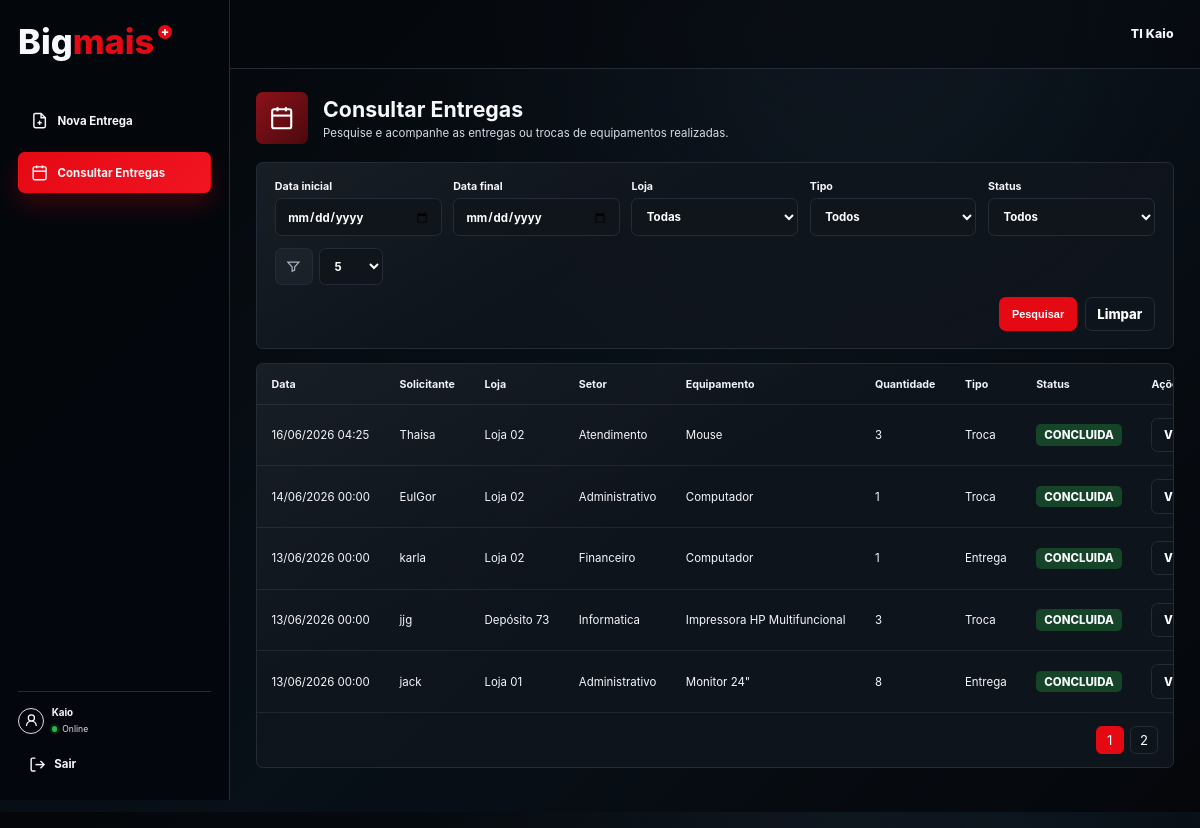
Screenshot of /tecnico/consultar_entregas.php (signed in) with the database file from the repository.
### tables this page shows
CREATE TABLE `movimentacoes` (
  `id` int(11) NOT NULL AUTO_INCREMENT,
  `tipo` varchar(50) NOT NULL,
  `produto_id` int(11) DEFAULT NULL,
  `item_id` int(11) DEFAULT NULL,
  `loja_id` int(11) DEFAULT NULL,
  `setor_id` int(11) DEFAULT NULL,
  `funcionario_id` int(11) DEFAULT NULL,
  `solicitante_nome` varchar(150) DEFAULT NULL,
  `quantidade` int(11) NOT NULL DEFAULT 1,
  `status` varchar(30) NOT NULL DEFAULT 'Pendente',
  `justificativa` text DEFAULT NULL,
  `usuario_id` int(11) NOT NULL,
  `descricao` text DEFAULT NULL,
  `data_movimentacao` datetime DEFAULT current_timestamp(),
  `data_conclusao` datetime DEFAULT NULL,
  PRIMARY KEY (`id`)
);

### tecnico/consultar_entregas.php (the view, shortened to what this page needs)
<?php
$pdo = getConnection();
$idUsuario = (int) ($_SESSION['id_usuario'] ?? 0);
$nomeUsuario = (string) ($_SESSION['nome'] ?? 'Usuário');
function e(?string $value): string
{
    return htmlspecialchars((string) $value, ENT_QUOTES, 'UTF-8');
}
function dataBr(?string $data): string
{
    $timestamp = strtotime($data);
    return $timestamp ? date('d/m/Y H:i', $timestamp) : '-';
}
$dataInicial = trim((string) ($_GET['data_inicial'] ?? ''));
$dataFinal = trim((string) ($_GET['data_final'] ?? ''));
$limitesPermitidos = [5, 10, 20, 30, 50];
$porPagina = (int) ($_GET['limite'] ?? 5);
$porPagina = in_array($porPagina, $limitesPermitidos, true) ? $porPagina : 5;
$pagina = max(1, (int) ($_GET['pagina'] ?? 1));
$where = ['m.usuario_id = :usuario_id'];
$params = [':usuario_id' => $idUsuario];
$sqlBase = '
    FROM movimentacoes m
    LEFT JOIN lojas l ON l.id = m.loja_id
    LEFT JOIN setores s ON s.id = m.setor_id
    LEFT JOIN produtos p ON p.id = m.produto_id
    WHERE ' . implode(' AND ', $where);
$countStmt = $pdo->prepare('SELECT COUNT(*) ' . $sqlBase);
$countStmt->execute($params);
$totalRegistros = (int) $countStmt->fetchColumn();
$totalPaginas = max(1, (int) ceil($totalRegistros / $porPagina));
$pagina = min($pagina, $totalPaginas);
$offset = ($pagina - 1) * $porPagina;
$stmt = $pdo->prepare('
    SELECT
        m.id,
        m.data_movimentacao,
        m.solicitante_nome,
        m.quantidade,
        m.tipo,
        m.status,
        m.justificativa,
        m.descricao,
        COALESCE(l.nome, "-") AS loja,
        COALESCE(s.nome, "-") AS setor,
        COALESCE(p.nome, "-") AS equipamento
    ' . $sqlBase . '
    ORDER BY m.data_movimentacao DESC, m.id DESC
    LIMIT :limite OFFSET :offset
');
foreach ($params as $chave => $valor) {
    $stmt->bindValue($chave, $valor);
}
$stmt->bindValue(':limite', $porPagina, PDO::PARAM_INT);
$stmt->bindValue(':offset', $offset, PDO::PARAM_INT);
$stmt->execute();
$registros = $stmt->fetchAll();
?>
<!DOCTYPE html>
<html lang="pt-BR">
<head>
</head>
<body>
<div class="app">
    <aside class="sidebar">
        <div class="brand"><span>Big</span><span>mais</span><span class="plus">+</span></div>
        <nav class="nav">
            <a class="nav-item" href="dashboard.php">
                <svg viewBox="0 0 24 24" fill="none" stroke="currentColor" stroke-width="2"><path d="M14 2H6a2 2 0 0 0-2 2v16a2 2 0 0 0 2 2h12a2 2 0 0 0 2-2V8z"/><path d="M14 2v6h6"/><path d="M12 18v-6"/><path d="M9 15h6"/></svg>
                Nova Entrega
            </a>
            <a class="nav-item active" href="consultar_entregas.php">
                <svg viewBox="0 0 24 24" fill="none" stroke="currentColor" stroke-width="2"><rect x="3" y="4" width="18" height="18" rx="2"/><path d="M8 2v4"/><path d="M16 2v4"/><path d="M3 10h18"/><path d="M8 14h.01"/><path d="M12 14h.01"/><path d="M16 14h.01"/><path d="M8 18h.01"/><path d="M12 18h.01"/></svg>
                Consultar Entregas
            </a>
        </nav>
        <div class="sidebar-footer">
            <div class="profile"><div class="avatar"><svg viewBox="0 0 24 24" fill="none" stroke="currentColor" stroke-width="2"><circle cx="12" cy="8" r="5"/><path d="M20 21a8 8 0 0 0-16 0"/></svg></div><div><strong><?php echo e($nomeUsuario); ?></strong><span><i class="online-dot"></i>Online</span></div></div>
            <a class="logout" href="../logout.php"><svg viewBox="0 0 24 24" fill="none" stroke="currentColor" stroke-width="2"><path d="M9 21H5a2 2 0 0 1-2-2V5a2 2 0 0 1 2-2h4"/><path d="M16 17l5-5-5-5"/><path d="M21 12H9"/></svg>Sair</a>
        </div>
    </aside>
    <main>
        <header class="topbar"><div class="ti-user">TI <?php echo e($nomeUsuario); ?></div></header>
        <section class="content">
            <div class="page-title">
                <div class="title-icon"><svg viewBox="0 0 24 24" fill="none" stroke="#fff" stroke-width="2"><rect x="3" y="4" width="18" height="18" rx="2"/><path d="M8 2v4"/><path d="M16 2v4"/><path d="M3 10h18"/></svg></div>
                <div><h1>Consultar Entregas</h1><p>Pesquise e acompanhe as entregas ou trocas de equipamentos realizadas.</p></div>
            </div>
            <section class="panel">
                <form class="filters" method="get" action="consultar_entregas.php">
                    <label>Data inicial<input type="date" name="data_inicial" value="<?php echo e($dataInicial); ?>"></label>
                    <label>Data final<input type="date" name="data_final" value="<?php echo e($dataFinal); ?>"></label>
                    <label>Loja
                        <select name="loja_id">
                            <option value="">Todas</option>
                        </select>
                    </label>
                    <label>Tipo
                        <select name="tipo">
                            <option value="">Todos</option>
                        </select>
                    </label>
                    <label>Status
                        <select name="status">
                            <option value="">Todos</option>
                        </select>
                    </label>
                    <label class="limit-control" aria-label="Quantidade de registros"><span class="filter-icon" aria-hidden="true"><svg viewBox="0 0 24 24" fill="none" stroke="currentColor" stroke-width="2"><path d="M3 5h18l-7 8v5l-4 2v-7L3 5Z"/></svg></span>
                        <select name="limite" onchange="this.form.submit()">
                            <?php foreach ($limitesPermitidos as $limite): ?>
                                <option value="<?php echo $limite; ?>" <?php echo $porPagina === $limite ? 'selected' : ''; ?>><?php echo $limite; ?></option>
                            <?php endforeach; ?>
                        </select>
                    </label>
                    <div class="filter-actions">
                        <button class="btn primary" type="submit">Pesquisar</button>
                        <a class="btn" href="consultar_entregas.php">Limpar</a>
                    </div>
                </form>
            </section>
            <section class="panel">
                <div class="table-wrap">
                    <table>
                        <thead>
                            <tr>
                                <th>Data</th>
                                <th>Solicitante</th>
                                <th>Loja</th>
                                <th>Setor</th>
                                <th>Equipamento</th>
                                <th>Quantidade</th>
                                <th>Tipo</th>
                                <th>Status</th>
                                <th>Ações</th>
                            </tr>
                        </thead>
                        <tbody>
                            <?php foreach ($registros as $registro): ?>
                                <tr>
                                    <td><?php echo e(dataBr($registro['data_movimentacao'])); ?></td>
                                    <td><?php echo e($registro['solicitante_nome']); ?></td>
                                    <td><?php echo e($registro['loja']); ?></td>
                                    <td><?php echo e($registro['setor']); ?></td>
                                    <td><?php echo e($registro['equipamento']); ?></td>
                                    <td><?php echo (int) $registro['quantidade']; ?></td>
                                    <td><?php echo e($registro['tipo']); ?></td>
                                    <td><span class="badge ok"><?php echo e($registro['status']); ?></span></td>
                                    <td><a class="btn" href="consultar_entregas.php?<?php echo e(http_build_query(array_merge($_GET, ['detalhe' => (int) $registro['id']]))); ?>">Visualizar</a></td>
                                </tr>
                            <?php endforeach; ?>
                        </tbody>
                    </table>
                </div>
                <?php if ($totalPaginas > 1): ?>
                    <nav class="pagination" aria-label="Paginação">
                        <?php for ($i = 1; $i <= $totalPaginas; $i++): ?>
                            <?php if ($i === $pagina): ?><span class="active"><?php echo $i; ?></span>
                            <?php else: ?><a href="<?php echo e('consultar_entregas.php?' . http_build_query(array_merge($_GET, ['pagina' => $i, 'detalhe' => null]))); ?>"><?php echo $i; ?></a>
                            <?php endif; ?>
                        <?php endfor; ?>
                    </nav>
                <?php endif; ?>
            </section>
        </section>
    </main>
</div>
</body>
</html>

### rows the page displays
movimentacoes: data_movimentacao "16/06/2026 04:25", solicitante_nome "Thaisa", loja "Loja 02", setor "Atendimento", equipamento "Mouse", quantidade "3", tipo "Troca", status "CONCLUIDA"
movimentacoes: data_movimentacao "14/06/2026 00:00", solicitante_nome "EuIGor", loja "Loja 02", setor "Administrativo", equipamento "Computador", quantidade "1", tipo "Troca", status "CONCLUIDA"
movimentacoes: data_movimentacao "13/06/2026 00:00", solicitante_nome "karla", loja "Loja 02", setor "Financeiro", equipamento "Computador", quantidade "1", tipo "Entrega", status "CONCLUIDA"
movimentacoes: data_movimentacao "13/06/2026 00:00", solicitante_nome "jjg", loja "Depósito 73", setor "Informatica", equipamento "Impressora HP Multifuncional", quantidade "3", tipo "Troca", status "CONCLUIDA"
movimentacoes: data_movimentacao "13/06/2026 00:00", solicitante_nome "jack", loja "Loja 01", setor "Administrativo", equipamento "Monitor 24\"", quantidade "8", tipo "Entrega", status "CONCLUIDA"

### other values shown
$nomeUsuario "Kaio"
form field limite "5"
